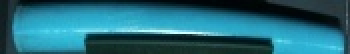
#> input picture teachcolors-rswm-10-dec_2/2/1607602808.6121264cut.jpg, 175 x 27 px (shown 2 times larger)
$ jupyter execute colors-svc.ipynb
#> lines starting #> are read from the running program, lines starting #| are printed output that depends on the picture
[cell 1]
from sklearn import svm
import os
import cv2
import numpy as np
import time
from sklearn.pipeline import Pipeline
from sklearn.preprocessing import PolynomialFeatures
from sklearn.preprocessing import StandardScaler
from sklearn.svm import LinearSVC
from sklearn.svm import SVC

[cell 2]
def createDefaultColorModel():
        foldername = os.getcwd()+"/teachcolors-rswm-10-dec_2"
        y = []
        X = []
        H = []
        for root,dirs,_ in os.walk(foldername):
            for d in dirs:
                mypath = os.path.join(root,d)
                print(d)
                for file in os.listdir(mypath):
                    image = cv2.imread(os.path.join(mypath,file))
#> image is the input picture: shape (27, 175, 3); mean B, G, R 120.5, 104.1, 35
                    #predImage
#                     image = cv2.cvtColor(image,cv2.COLOR_BGR2HSV)
                    image = cv2.resize(image,(160,25))
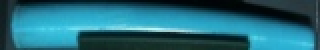
#> image: shape (25, 160, 3) (shown 2 times larger); mean B, G, R 120.3, 104, 34.9
                    image = image.reshape(-1)
#> image = 12000 values, max 254 at index 6954, min 0 at index 41, mean 86.4
                    X.append(image)
                    y.append(d)


        X = np.asarray(X)
        poly_kernel_svm_clf = Pipeline([
        ("scaler", StandardScaler()),
        ("svm_clf", SVC(kernel="poly", degree=3, coef0=1, C=5))
        ])

#         clfsvc = svm.SVC(C=2, probability=True)
#         print("fitting model",len(X))
        clfsvc = poly_kernel_svm_clf.fit(X, y)
#         clfsvc.fit(X, y)
        clfLog = None

        print("------- default training complate-----------------------")

        return clfsvc,X,y

[cell 3]
t = time.time()
model,X,y = createDefaultColorModel()
print(time.time()-t)

[cell 4]
X[np.newaxis,...].shape
#> Out = (1, 4, 12000)

[cell 5]
# y

[cell 6]
# for i  in range(20):
#     test[i] = 0;
error = 0
for i in range(0,len(X)):
#     print(model.predict(X[np.newaxis,i,...]))
    if model.predict(X[np.newaxis,i,...])[0] != y[i]:
        print(model.predict(X[np.newaxis,i,...])[0]," ",y[i])
        error += 1
print(error)

[cell 7]
def test():
        foldername = os.getcwd()+"/testcolors"
        y = []
        X = []
        H = []
        for root,dirs,_ in os.walk(foldername):
            for d in dirs:
                mypath = os.path.join(root,d)
                for file in os.listdir(mypath):
                    image = cv2.imread(os.path.join(mypath,file))
                    #predImage
#                     image = cv2.cvtColor(image,cv2.COLOR_BGR2HSV)
                    image = cv2.resize(image,(160,25))
                    image = image.reshape(-1)
                    X.append(image)
                    y.append(d)
                    error = 0
        X = np.asarray(X)
        print(len(X))
        error = 0
        for i in range(0,len(X)):
            if model.predict(X[np.newaxis,i,...])[0] != y[i]:
                print("predicted cls",model.predict(X[np.newaxis,i,...])[0],"actual class",y[i])
                error += 1
        print(error)
